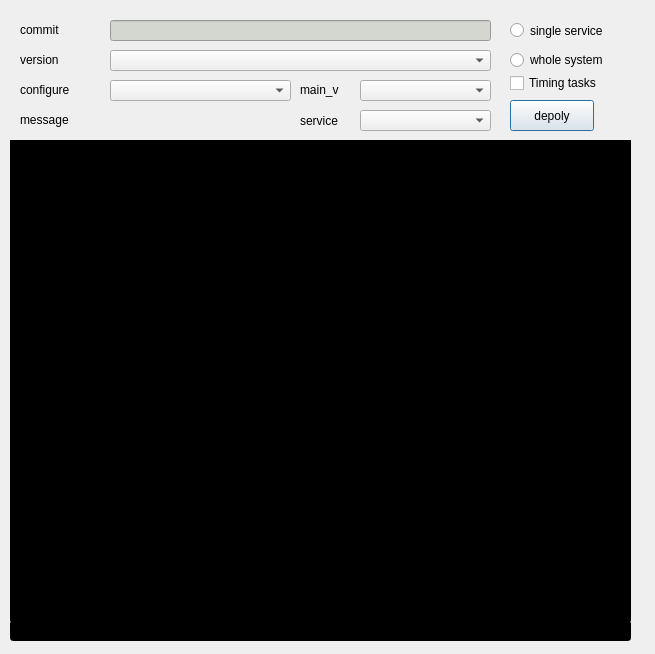
<?xml version="1.0" encoding="UTF-8"?>
<ui version="4.0">
 <class>deploy_op</class>
 <widget class="QDialog" name="deploy_op">
  <property name="geometry">
   <rect>
    <x>0</x>
    <y>0</y>
    <width>655</width>
    <height>654</height>
   </rect>
  </property>
  <property name="windowTitle">
   <string>deploy</string>
  </property>
  <widget class="QLabel" name="label_2">
   <property name="geometry">
    <rect>
     <x>20</x>
     <y>110</y>
     <width>63</width>
     <height>20</height>
    </rect>
   </property>
   <property name="text">
    <string>message</string>
   </property>
  </widget>
  <widget class="QTextEdit" name="logs">
   <property name="enabled">
    <bool>true</bool>
   </property>
   <property name="geometry">
    <rect>
     <x>10</x>
     <y>140</y>
     <width>621</width>
     <height>481</height>
    </rect>
   </property>
   <property name="styleSheet">
    <string notr="true">background-color: rgb(0, 0, 0);
color: rgb(238, 238, 236);</string>
   </property>
   <property name="verticalScrollBarPolicy">
    <enum>Qt::ScrollBarAsNeeded</enum>
   </property>
   <property name="sizeAdjustPolicy">
    <enum>QAbstractScrollArea::AdjustToContents</enum>
   </property>
  </widget>
  <widget class="QLabel" name="label_3">
   <property name="geometry">
    <rect>
     <x>20</x>
     <y>20</y>
     <width>63</width>
     <height>20</height>
    </rect>
   </property>
   <property name="text">
    <string>commit</string>
   </property>
  </widget>
  <widget class="QLabel" name="label_5">
   <property name="geometry">
    <rect>
     <x>20</x>
     <y>50</y>
     <width>51</width>
     <height>20</height>
    </rect>
   </property>
   <property name="text">
    <string>version</string>
   </property>
  </widget>
  <widget class="QLineEdit" name="commit">
   <property name="geometry">
    <rect>
     <x>110</x>
     <y>20</y>
     <width>381</width>
     <height>21</height>
    </rect>
   </property>
   <property name="styleSheet">
    <string notr="true">background-color: rgb(211, 215, 207);</string>
   </property>
   <property name="readOnly">
    <bool>true</bool>
   </property>
  </widget>
  <widget class="QComboBox" name="tag">
   <property name="geometry">
    <rect>
     <x>110</x>
     <y>50</y>
     <width>381</width>
     <height>21</height>
    </rect>
   </property>
  </widget>
  <widget class="QRadioButton" name="single">
   <property name="geometry">
    <rect>
     <x>510</x>
     <y>20</y>
     <width>111</width>
     <height>21</height>
    </rect>
   </property>
   <property name="text">
    <string>single service</string>
   </property>
  </widget>
  <widget class="QRadioButton" name="whole">
   <property name="geometry">
    <rect>
     <x>510</x>
     <y>50</y>
     <width>111</width>
     <height>20</height>
    </rect>
   </property>
   <property name="text">
    <string>whole system</string>
   </property>
  </widget>
  <widget class="QComboBox" name="xml">
   <property name="geometry">
    <rect>
     <x>110</x>
     <y>80</y>
     <width>181</width>
     <height>21</height>
    </rect>
   </property>
  </widget>
  <widget class="QLabel" name="label_6">
   <property name="geometry">
    <rect>
     <x>20</x>
     <y>80</y>
     <width>71</width>
     <height>20</height>
    </rect>
   </property>
   <property name="text">
    <string>configure</string>
   </property>
  </widget>
  <widget class="QPushButton" name="deploy">
   <property name="geometry">
    <rect>
     <x>510</x>
     <y>100</y>
     <width>84</width>
     <height>31</height>
    </rect>
   </property>
   <property name="text">
    <string>depoly</string>
   </property>
  </widget>
  <widget class="QFrame" name="service_layout">
   <property name="geometry">
    <rect>
     <x>260</x>
     <y>110</y>
     <width>231</width>
     <height>21</height>
    </rect>
   </property>
   <property name="frameShape">
    <enum>QFrame::NoFrame</enum>
   </property>
   <property name="frameShadow">
    <enum>QFrame::Raised</enum>
   </property>
   <widget class="QLabel" name="label_7">
    <property name="geometry">
     <rect>
      <x>40</x>
      <y>0</y>
      <width>51</width>
      <height>21</height>
     </rect>
    </property>
    <property name="text">
     <string>service</string>
    </property>
   </widget>
   <widget class="QComboBox" name="service">
    <property name="geometry">
     <rect>
      <x>100</x>
      <y>0</y>
      <width>131</width>
      <height>21</height>
     </rect>
    </property>
   </widget>
  </widget>
  <widget class="QLineEdit" name="dtag">
   <property name="geometry">
    <rect>
     <x>10</x>
     <y>620</y>
     <width>621</width>
     <height>21</height>
    </rect>
   </property>
   <property name="styleSheet">
    <string notr="true">background-color: rgb(0, 0, 0);
color: rgb(136, 138, 133);</string>
   </property>
   <property name="readOnly">
    <bool>true</bool>
   </property>
  </widget>
  <widget class="QLabel" name="label_8">
   <property name="geometry">
    <rect>
     <x>300</x>
     <y>80</y>
     <width>61</width>
     <height>20</height>
    </rect>
   </property>
   <property name="text">
    <string>main_v</string>
   </property>
  </widget>
  <widget class="QComboBox" name="main_version">
   <property name="geometry">
    <rect>
     <x>360</x>
     <y>80</y>
     <width>131</width>
     <height>21</height>
    </rect>
   </property>
  </widget>
  <widget class="QCheckBox" name="timing_tasks">
   <property name="geometry">
    <rect>
     <x>510</x>
     <y>70</y>
     <width>111</width>
     <height>26</height>
    </rect>
   </property>
   <property name="text">
    <string>Timing tasks</string>
   </property>
  </widget>
 </widget>
 <resources/>
 <connections/>
</ui>
